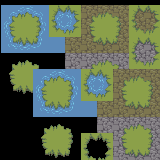

This is a level from a 2D game, rendered from its Tiled map with the project's own tilesets. A one-line summary and the complete map file follow:
An orthogonal 5x5 tile map with 32x32 px tiles, 1 tile layer (Tile Layer 1).

<map version="1.10" tiledversion="1.11.0" orientation="orthogonal" renderorder="right-down" width="5" height="5" tilewidth="32" tileheight="32" infinite="0" nextlayerid="2" nextobjectid="1">
 <tileset firstgid="1" source="multi-tileset.tsx" />
 <layer id="1" name="Tile Layer 1" width="5" height="5">
  <data encoding="csv">
0,0,0,0,0,
0,0,0,0,0,
1,0,0,0,0,
0,0,0,0,0,
0,2,0,0,0
</data>
 </layer>
</map>
